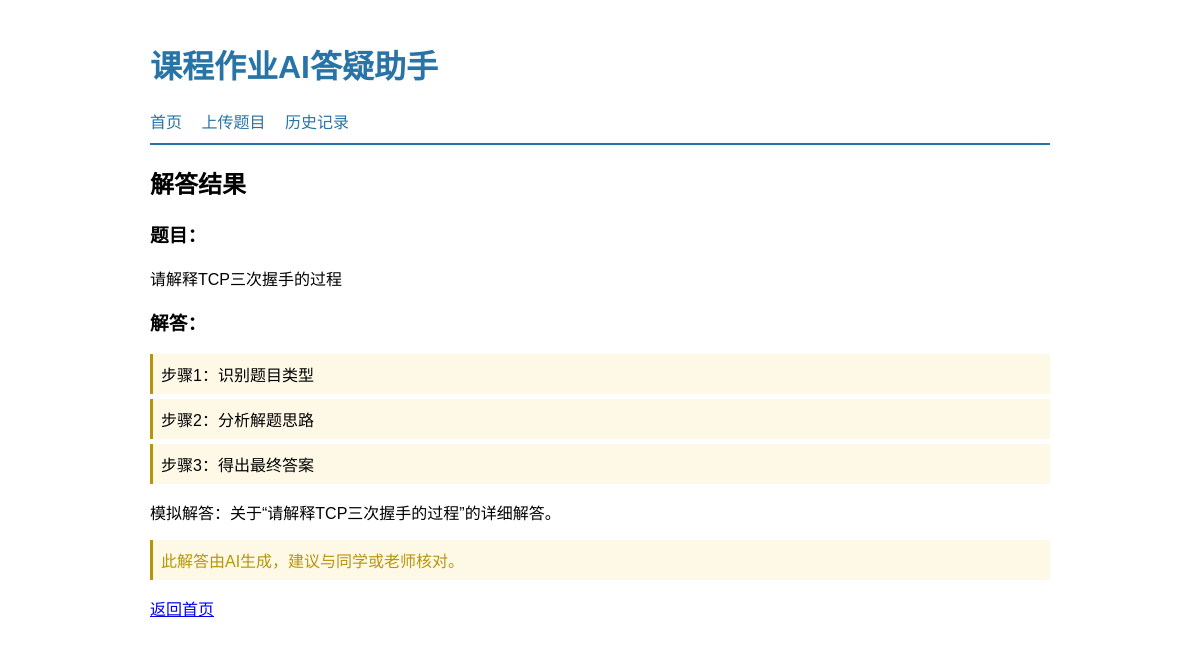
The app's page /detail/8 with its own data.
### tables this page shows
CREATE TABLE question (
            id INTEGER PRIMARY KEY AUTOINCREMENT,
            input_type TEXT NOT NULL CHECK(input_type IN ('image', 'text')),
            content TEXT,
            image_path TEXT,
            created_at DATETIME NOT NULL DEFAULT CURRENT_TIMESTAMP
        );

CREATE TABLE answer (
            id INTEGER PRIMARY KEY AUTOINCREMENT,
            question_id INTEGER NOT NULL,
            content TEXT NOT NULL,
            steps_json TEXT,
            confidence REAL DEFAULT 1.0,
            is_low_confidence BOOLEAN DEFAULT 0,
            created_at DATETIME NOT NULL DEFAULT CURRENT_TIMESTAMP,
            FOREIGN KEY (question_id) REFERENCES question(id) ON DELETE CASCADE
        );

### app/routes.py (the view)
@bp.route('/detail/<int:question_id>')
def detail(question_id):
    data = models.get_question_detail(current_app, question_id)
    if not data:
        return render_template('detail.html', error='记录不存在'), 404
    if data['answer'] and data['answer'].get('steps_json'):
        try:
            data['answer']['steps'] = json.loads(data['answer']['steps_json'])
        except json.JSONDecodeError:
            data['answer']['steps'] = []
    return render_template('detail.html', data=data)

### app/models.py (called while the page is built)
def get_db(app):
    conn = sqlite3.connect(app.config['DATABASE'])
    conn.row_factory = sqlite3.Row
    return conn

def get_question_detail(app, question_id):
    try:
        conn = get_db(app)
        cursor = conn.cursor()
        cursor.execute('SELECT * FROM question WHERE id = ?', (question_id,))
        q = cursor.fetchone()
        if not q:
            conn.close()
            return None
        cursor.execute(
            'SELECT * FROM answer WHERE question_id = ? ORDER BY id DESC LIMIT 1',
            (question_id,)
        )
        a = cursor.fetchone()
        conn.close()
        return {
            'question': dict(q),
            'answer': dict(a) if a else None
        }
    except sqlite3.Error as e:
        logger.error(f'查询详情失败：question_id={question_id}, error={e}')
        return None

### app/templates/detail.html
{% extends "base.html" %}
{% block content %}
{% if error %}
<p class="error">{{ error }}</p>
{% else %}
<h2>解答结果</h2>
<h3>题目：</h3>
<p>{{ data.question.content }}</p>
<h3>解答：</h3>
{% if data.answer %}
    {% for step in data.answer.steps %}
    <div class="step">{{ step }}</div>
    {% endfor %}
    <p>{{ data.answer.content }}</p>
    {% if data.answer.is_low_confidence %}
    <p class="warn">此解答由AI生成，建议与同学或老师核对。</p>
    {% endif %}
{% else %}
    <p>暂无解答</p>
{% endif %}
<a href="{{ url_for('main.index') }}">返回首页</a>
{% endif %}
{% endblock %}

### app/static/css/style.css (style rules this page uses)
body { font-family: "Microsoft YaHei", sans-serif; max-width: 900px; margin: 0 auto; padding: 20px; }
.warn { color: #B7950B; background: #FEF9E7; padding: 8px; border-left: 3px solid #B7950B; }
.step { background: #FEF9E7; padding: 8px; margin: 5px 0; border-left: 3px solid #B7950B; }

### records on screen
question: question.content "请解释TCP三次握手的过程"
answer: answer.content "模拟解答：关于“请解释TCP三次握手的过程”的详细解答。"

### other values on screen
{{ step }} "步骤1：识别题目类型" "步骤2：分析解题思路" "步骤3：得出最终答案"
